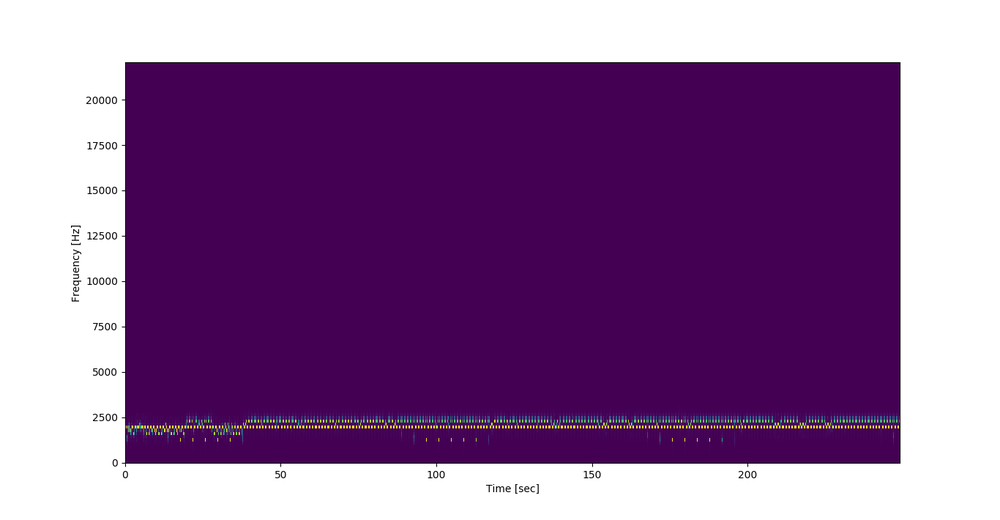
#> input picture Images/pd240.png, 1000 x 520 px, shrunk from 1366 x 710 before the run
$ python -i ImageManipulator.py   (imports and definitions only)
#> lines starting #> are read from the running program, lines starting #| are printed output that depends on the picture
import cv2
import matplotlib.pyplot as plt
import numpy as np

def increase_contrast(image_address):
	img = cv2.imread(image_address, 0)
	equaliser = cv2.equalizeHist(img)
	res = np.hstack(( equaliser, ))
	cv2.imwrite(image_address+'high_contrast.jpg', res)

def equaliseColored(image_address):
        img = cv2.imread(image_address)
        ycrcb = cv2.cvtColor(img, cv2.COLOR_BGR2YCR_CB)
        channels = cv2.split(ycrcb)
        cv2.equalizeHist(channels[0], channels[0])
        cv2.merge(channels, ycrcb)
        cv2.cvtColor(ycrcb, cv2.COLOR_YCR_CB2BGR, img)
        cv2.imwrite(image_address+'high_contrast_color.jpg', img)

def sharpen(image_address):
        im = cv2.imread(image_address)
        kernel = np.array([[-1,-1,-1], [-1,9,-1], [-1,-1,-1]])
        im = cv2.filter2D(im, -1, kernel)
        cv2.imwrite(image_address+"sharpened.jpg", im)

def do_both(image_address):
#> called with image_address = '../Images/pd240.png'
        img = cv2.imread(image_address)
#> img is the input picture: shape (520, 1000, 3); mean B, G, R 151.9, 103.8, 142.7
        ycrcb = cv2.cvtColor(img, cv2.COLOR_BGR2YCR_CB)
#> ycrcb: shape (520, 1000, 3); mean of channels 0, 1, 2 120.6, 143.7, 145.4
        channels = cv2.split(ycrcb)
        cv2.equalizeHist(channels[0], channels[0])
        cv2.merge(channels, ycrcb)
        cv2.cvtColor(ycrcb, cv2.COLOR_YCR_CB2BGR, img)
#> ycrcb: shape (520, 1000, 3); mean of channels 0, 1, 2 184.7, 143.7, 145.4

        kernel = np.array([[-1,-1,-1], [-1,9,-1], [-1,-1,-1]])
        im = cv2.filter2D(img, -1, kernel)
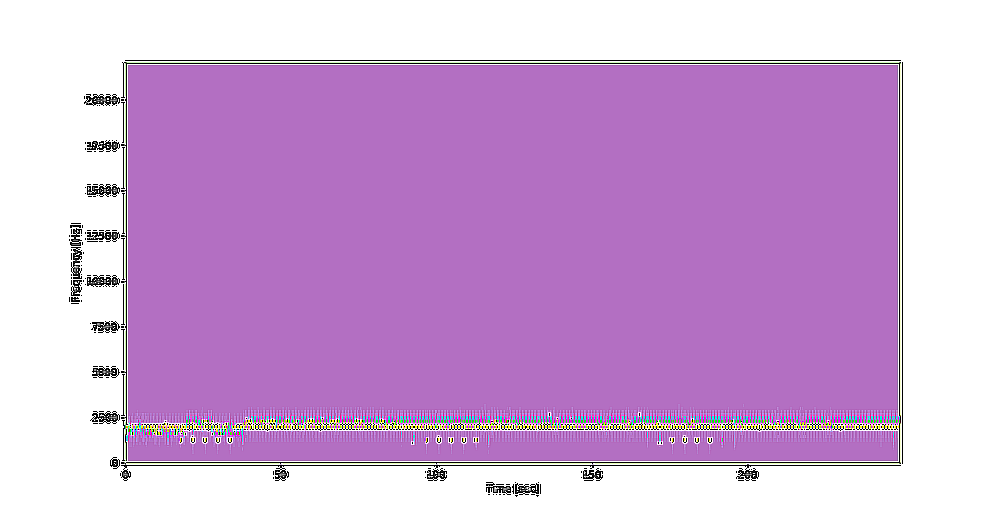
#> im: shape (520, 1000, 3); mean B, G, R 214.2, 167.6, 206
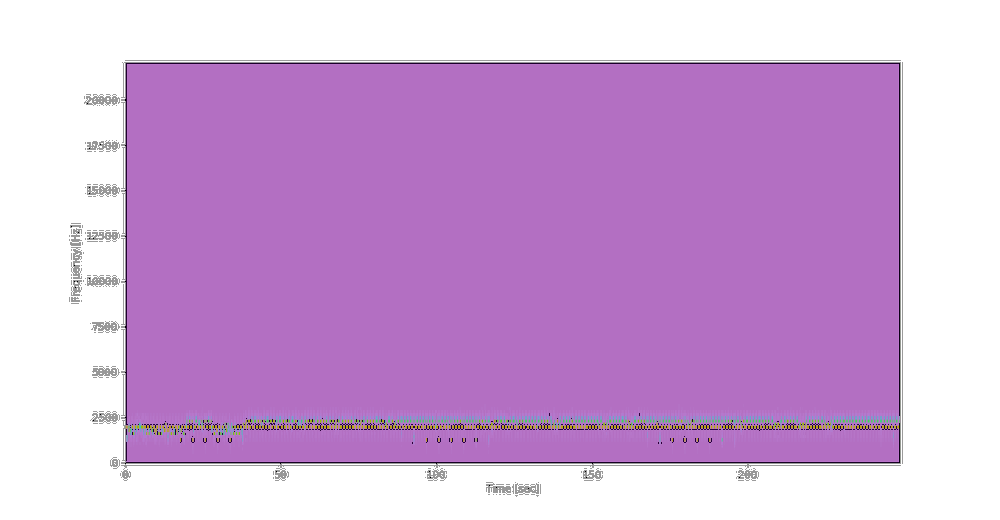
#> img: shape (520, 1000, 3); mean B, G, R 215.4, 167.4, 206.7
        cv2.imwrite(image_address+"sstv_ready.jpg", im)


>>> result = do_both('../Images/pd240.png')
